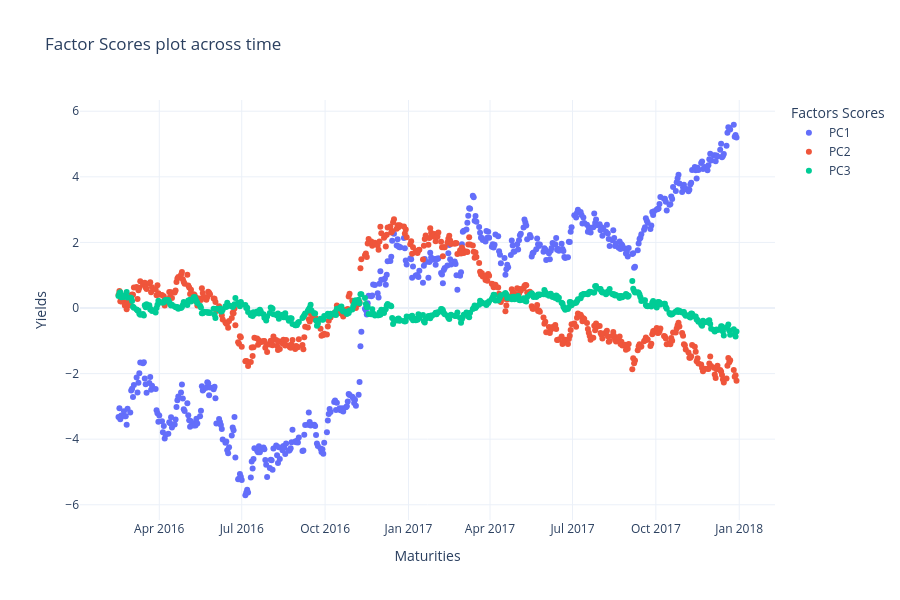

The code cell stored with this chart in its notebook:
### Code cell
fig_fcs_2 = go.Figure()

for fcs in y_pca_df.columns:
    fig_fcs_2.add_trace(
        go.Scatter(
            x=y_pca_df.index,
            y=y_pca_df[fcs],
            mode='markers',
            #text=[f"{p:.2f}%" for p in factor_scores_df[fcs]],
            name=fcs,
        )
    )
    
    fig_fcs_2.update_layout(
        title='Factor Scores plot across time',
        xaxis={'title': 'Maturities'},
        yaxis={'title': 'Change in Yields'},
        legend={'title': 'Factors Scores'},
        template='plotly_white',
        width=900,
        height=600,
    )

fig_fcs_2.show()

### Figure 1 — Plotly figure (JSON) as saved in the notebook; plotly's stock layout.template omitted (floating-point values rounded to 4 significant figures; data arrays with more than 128 entries replaced by an {"elided": "..."} marker saying what was removed)
{"data": [{"mode": "markers", "name": "PC1", "x": {"elided": "471 str values"}, "y": {"elided": "471 float values"}, "type": "scatter"}, {"mode": "markers", "name": "PC2", "x": {"elided": "471 str values"}, "y": {"elided": "471 float values"}, "type": "scatter"}, {"mode": "markers", "name": "PC3", "x": {"elided": "471 str values"}, "y": {"elided": "471 float values"}, "type": "scatter"}], "layout": {"title": {"text": "Factor Scores plot across time"}, "xaxis": {"title": {"text": "Maturities"}}, "yaxis": {"title": {"text": "Yields"}}, "legend": {"title": {"text": "Factors Scores"}}, "width": 900, "height": 600}}
